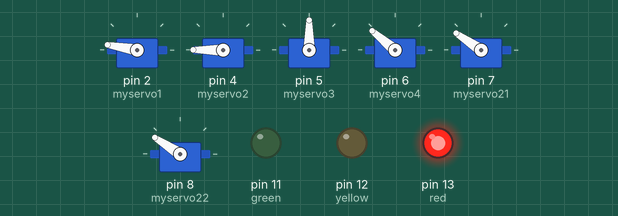
Recording of a sketch running on a simulated Arduino Uno, built with avr-gcc and run on an emulated ATmega328P. Parts: 6 × servo, output pins drawn as LEDs (lit = HIGH).

Above: at 0.15 s.
At 3.77 s:
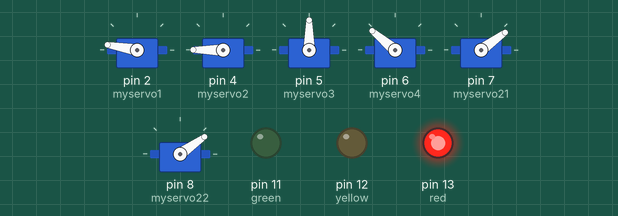
At 8.01 s:
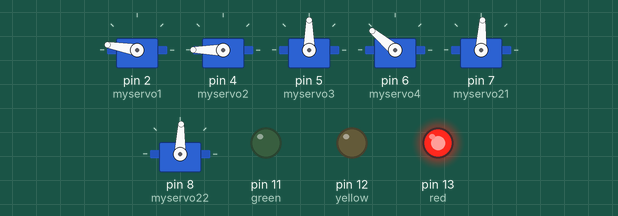
At 16.2 s:
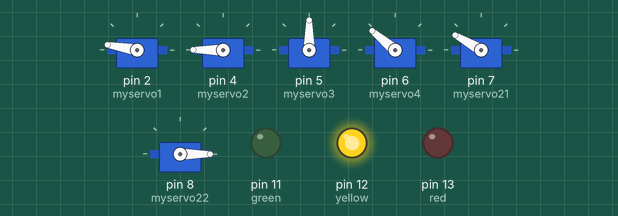
At 20.58 s:
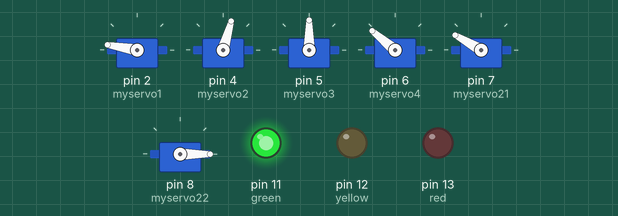
At 29.4 s:
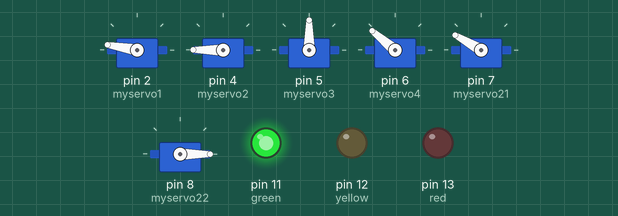
Timing chart, 0 to 40.0 s (numbered marks = the images above):
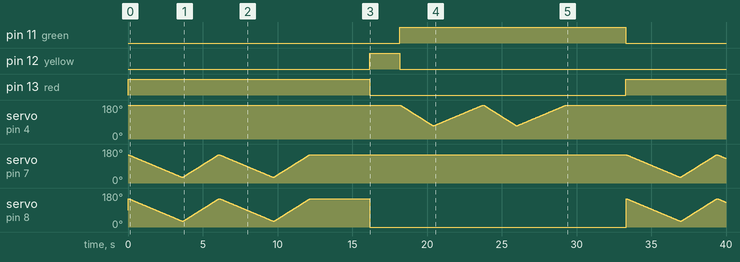

The sketch:

Traffic_light_arm.ino
```cpp
#include <Servo.h>

int red=13;
int yellow=12;
int green=11;

void moveY(); void moveG(); void moveR();
Servo myservo1, myservo2,myservo3,myservo4, myservo21, myservo22;
int pos = 0 , s ;
void setup() {
  // put your setup code here, to run once:

  pinMode(red, OUTPUT);
  pinMode(yellow, OUTPUT);
  pinMode(green, OUTPUT);

  myservo1.attach(2);
  myservo2.attach(4);
  myservo3.attach(5);
  myservo4.attach(6);

  myservo21.attach(7);
  myservo22.attach(8);
}

void loop() {
  // put your main code here, to run repeatedly:
  myservo1.write(170);
  myservo4.write(140);
  myservo2.write(180);
  changeLights();
    delay(2000);


}
void changeLights(){
    // green off, yellow on for 3 seconds
    digitalWrite(green, LOW);
    digitalWrite(yellow, LOW);
    digitalWrite(red, HIGH);
    moveR();
    moveR();
    delay(4000);

    // turn off yellow, then turn red on for 5 seconds
    digitalWrite(yellow, HIGH);
    digitalWrite(red, LOW);
    digitalWrite(green, LOW);
   moveY();
    delay(2000);


    // turn off red and yellow, then turn on green
    digitalWrite(yellow, LOW);
    digitalWrite(red, LOW);
    digitalWrite(green, HIGH);
    moveG();
    moveG();
    delay(2000);
}

void moveG(){
  myservo22.write(0);
 for (pos = 180; pos >= 70; pos -= 1) { // goes from 180 degrees to 0 degrees
    //myservo1.write(pos);              // tell servo to go to position in variable 'pos'
    delay(20);
   myservo2.write(pos); // waits 15ms for the servo to reach the position
  //myservo3.write(pos);
  //myservo4.write(pos);
  }
  for (pos = 70; pos <= 180; pos += 1) { // goes from 0 degrees to 180 degrees
    // in steps of 1 degree
   // myservo1.write(pos);              // tell servo to go to position in variable 'pos'
    delay(30);                        // waits 15ms for the servo to reach the position
    myservo2.write(pos);              // tell servo to go to position in variable 'pos'
   // delay(15);
    //myservo3.write(pos);
    //myservo4.write(pos);
  }
}
void moveY(){
  myservo22.write(0);
}
void moveR(){


  for (pos = 150; pos >=30; pos -= 1) { // goes from 0 degrees to 180 degrees

    myservo21.write(pos);
    delay(30);
    myservo22.write(pos);
  }
  for (pos = 30; pos <=150; pos += 1) { // goes from 180 degrees to 0 degrees
               // tell servo to go to position in variable 'pos'


  myservo21.write(pos);
  delay(20);
  myservo22.write(pos);
  }
}
```

Measured:
- by itself, pin 11 (green): LOW → HIGH at 18.2 s, → LOW 15.1 s later
- by itself, pin 12 (yellow): LOW → HIGH at 16.2 s, → LOW 2.0 s later
- by itself, pin 13 (red): LOW → HIGH at 0.00 s, → LOW 16.2 s later, → HIGH 17.1 s later
